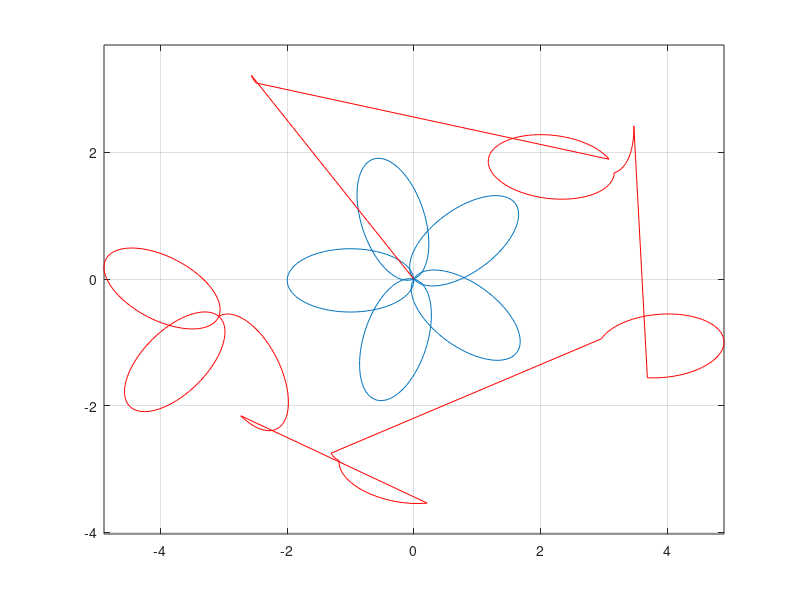

MATLAB code for this plot:
% %%%%%%FUNCTION DESCRIPTION
% %This file is designed to test plotting ellipses
% %It is meant for envisioning what an image or path will look like
% %%%%%%%%%%%%%%%%%%%%%%%%%
% 
% %Math from http://stackoverflow.com/questions/29367548/how-to-apply-rotation-to-an-ellipse-defined-by-center-and-axis-lengths
% 
% %parameters
% majorAxis = 2;
% minorAxis = 1;
% centerX = 0;
% centerY = 0;
% circleAxis = .1;
% 
% orientation = -120;
% 
% %setup
% theta = linspace(0,2*pi,1000);
% orientation=orientation*pi/180;
% 
% %Plot a central circle)
% circlex = (circleAxis/2) * sin(theta) + centerX;
% circley = (circleAxis/2) * cos(theta) + centerY;
% 
% %Plot an ellipse
% x = (majorAxis/2) * sin(theta) + centerX;
% y = (minorAxis/2) * cos(theta) + centerY;
% 
% x2 = (x-centerX)*cos(orientation) - (y-centerY)*sin(orientation) + centerX;
% y2 = (x-centerX)*sin(orientation) + (y-centerY)*cos(orientation) + centerY;
% 
% %Push out a bit (the edge should hit the origin; you'll see what I mean)
% for m = 1:numel(x2)
%     xx2(m) = x2(m) + (x2(round(numel(x2)*.75)) *1);
%     yy2(m) = y2(m) + (y2(round(numel(y2)*.75)) *1);
% end
% 
% %Second ellipse
% orientation3 = 15;
% orientation3=orientation3*pi/180;
% 
% x3 = (x-centerX)*cos(orientation3) - (y-centerY)*sin(orientation3) + centerX;
% y3 = (x-centerX)*sin(orientation3) + (y-centerY)*cos(orientation3) + centerY;
% 
% %Push out a bit (the edge should hit the origin; you'll see what I mean)
% for m = 1:numel(x3)
%     xx3(m) = x3(m) + (x3(round(numel(x3)*.75)) *1);
%     yy3(m) = y3(m) + (y3(round(numel(y3)*.75)) *1);
% end
% 
% % For plotting basic ellipses
% % plot(x2,y2,circlex,circley,'--', x3,y3,'g', xx3,yy3,'m', xx2,yy2,'c')
% % axis equal
% % grid


%%%%%%%NEXT
%I'm gonna work on the for-loop point creation
numberOfLoops = 5;
numberOfFrames = 75;
xpoints = [];
ypoints = [];
majorAxis = 2;
minorAxis = 1;
centerX = 0;
centerY = 0;
theta = linspace(0,2*pi,numberOfFrames);
%The orientation starts at 0, and ends at 360-360/numberOfLoops
%This is to it doesn't make a complete circle, which would have two
%overlapping ellipses.
orientation = linspace(0,360-round(360/numberOfLoops),numberOfLoops);


for i = 1:numberOfLoops
    %orientation calculated from above
    loopOri=orientation(i)*pi/180;

    %Start with the basic, unrotated ellipse
    initx = (majorAxis/2) * sin(theta) + centerX;
    inity = (minorAxis/2) * cos(theta) + centerY;

    %Then rotate it
    x = (initx-centerX)*cos(loopOri) - (inity-centerY)*sin(loopOri) + centerX;
    y = (initx-centerX)*sin(loopOri) + (inity-centerY)*cos(loopOri) + centerY;

    %then push it out based on the rotation
    for m = 1:numel(x)
        x2(m) = x(m) + (x(round(numel(x)*.75)) *1);
        y2(m) = y(m) + (y(round(numel(y)*.75)) *1);
    end

    %It doesn't start from the right part of the ellipse, so I'm gonna
    %shuffle it around so it does. (this is important I promise)  
    %It also adds in some extra frames to smooth the transition between
    %ellipses
    start = round((numberOfFrames)/4);
    x3 = [x2(start:numberOfFrames) x2(1:start)];
    y3 = [y2(start:numberOfFrames) y2(1:start)];

    %Finally, accumulate the points in full points arrays for easy graphing
    %and drawing
    xpoints = [xpoints x3];
    ypoints = [ypoints y3];
end

disp(numberOfFrames)
disp(length(xpoints))

% plot(xpoints, ypoints)
% axis equal
% grid


%%%%%ROTATION
minSpace = 10;

nx = xpoints;
ny = ypoints;
halfLoop = floor(numberOfFrames/2);
totalpoints = length(xpoints);
%Breaks = linspace(totalpoints/numberOfLoops+1, totalpoints+1, numberOfLoops);
numberOfBreaks = numberOfLoops - 1;
E = totalpoints-(numberOfBreaks-2)*minSpace;

ro = rand(numberOfBreaks+1,1);
rn = E*ro(1:numberOfBreaks)/sum(ro);

s = minSpace*ones(numberOfBreaks,1)+rn;

Breaks=cumsum(s)-1;

Breaks = reshape(Breaks, 1, length(Breaks));
Breaks = arrayfun(@(x) round(x),Breaks);
Breaks = [Breaks totalpoints];

petalnum = 0;

%In this process, I wind up copying things because I might back up to a
%different point, and I don't want my calculations to mess with each other.
%(like, if I change a point, I want the calculations for future points to
%be calculated from the static previous graph, and not from any changes I
%just made.

%So, I have a couple variables that are just copies of the point sets. It's
%important, I promise.

%Move to origin
for m = 1:totalpoints-1
    if any(m==Breaks)
        petalnum = petalnum+1;
    end
    nx(m) = xpoints(m) - xpoints(halfLoop + (numberOfFrames * petalnum))/2;
    ny(m) = ypoints(m) - ypoints(halfLoop + (numberOfFrames * petalnum))/2;
end

%rotate
copy_nx = nx;
copy_ny = ny;
f = randi(360);

for m = 1:totalpoints-1
    if any(m == Breaks)
        f = randi(360);
    end 
    copy_nx(m) = nx(m)*cos(f) - ny(m)*sin(f);
    copy_ny(m) = ny(m)*cos(f) + nx(m)*sin(f);
end

%push out based on tip direction
final_xpoints = copy_nx;
final_ypoints = copy_ny;
petalnum = 0;

for m = 1:totalpoints-1
    if any(m == Breaks)
        petalnum = petalnum + 1;
    end
    final_xpoints(m) = copy_nx(m) + (xpoints(halfLoop + (numberOfFrames * petalnum)) *2);
    final_ypoints(m) = copy_ny(m) + (ypoints(halfLoop + (numberOfFrames * petalnum)) *2);
end






plot(xpoints, ypoints, final_xpoints, final_ypoints, 'r')
axis equal
grid